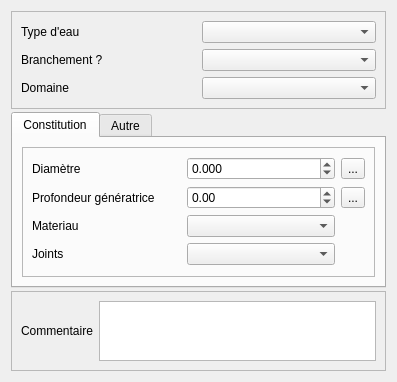
<?xml version="1.0" encoding="UTF-8"?>
<ui version="4.0">
 <class>Form</class>
 <widget class="QWidget" name="Form">
  <property name="geometry">
   <rect>
    <x>0</x>
    <y>0</y>
    <width>397</width>
    <height>381</height>
   </rect>
  </property>
  <property name="windowTitle">
   <string>Form</string>
  </property>
  <layout class="QVBoxLayout" name="verticalLayout" stretch="1,0,10,0">
   <property name="spacing">
    <number>3</number>
   </property>
   <item>
    <widget class="QFrame" name="frame_5">
     <property name="frameShape">
      <enum>QFrame::StyledPanel</enum>
     </property>
     <property name="frameShadow">
      <enum>QFrame::Raised</enum>
     </property>
     <layout class="QGridLayout" name="gridLayout_5">
      <item row="1" column="0">
       <widget class="QLabel" name="label_9">
        <property name="text">
         <string>Branchement ?</string>
        </property>
        <property name="wordWrap">
         <bool>true</bool>
        </property>
       </widget>
      </item>
      <item row="1" column="1">
       <widget class="QComboBox" name="comboBox_branchement"/>
      </item>
      <item row="2" column="1">
       <widget class="QComboBox" name="comboBox_domaine"/>
      </item>
      <item row="2" column="0">
       <widget class="QLabel" name="label">
        <property name="text">
         <string>Domaine</string>
        </property>
        <property name="wordWrap">
         <bool>true</bool>
        </property>
       </widget>
      </item>
      <item row="0" column="0">
       <widget class="QLabel" name="label_11">
        <property name="text">
         <string>Type d'eau</string>
        </property>
        <property name="wordWrap">
         <bool>true</bool>
        </property>
       </widget>
      </item>
      <item row="0" column="1">
       <widget class="QComboBox" name="comboBox_typeeau"/>
      </item>
     </layout>
    </widget>
   </item>
   <item>
    <widget class="QTabWidget" name="tabWidget">
     <property name="currentIndex">
      <number>0</number>
     </property>
     <widget class="QWidget" name="tab">
      <attribute name="title">
       <string>Constitution</string>
      </attribute>
      <layout class="QVBoxLayout" name="verticalLayout_2">
       <item>
        <widget class="QFrame" name="frame">
         <property name="frameShape">
          <enum>QFrame::StyledPanel</enum>
         </property>
         <property name="frameShadow">
          <enum>QFrame::Raised</enum>
         </property>
         <layout class="QGridLayout" name="gridLayout_2">
          <item row="0" column="2">
           <widget class="QToolButton" name="toolButton_diametre">
            <property name="text">
             <string>...</string>
            </property>
           </widget>
          </item>
          <item row="1" column="0">
           <widget class="QLabel" name="label_10">
            <property name="text">
             <string>Profondeur génératrice</string>
            </property>
            <property name="wordWrap">
             <bool>true</bool>
            </property>
           </widget>
          </item>
          <item row="0" column="0">
           <widget class="QLabel" name="label_2">
            <property name="text">
             <string>Diamètre</string>
            </property>
            <property name="wordWrap">
             <bool>true</bool>
            </property>
           </widget>
          </item>
          <item row="2" column="0">
           <widget class="QLabel" name="label_3">
            <property name="text">
             <string>Materiau</string>
            </property>
            <property name="wordWrap">
             <bool>true</bool>
            </property>
           </widget>
          </item>
          <item row="2" column="1">
           <widget class="QComboBox" name="comboBox_materiau"/>
          </item>
          <item row="4" column="1">
           <spacer name="verticalSpacer_2">
            <property name="orientation">
             <enum>Qt::Vertical</enum>
            </property>
            <property name="sizeHint" stdset="0">
             <size>
              <width>20</width>
              <height>40</height>
             </size>
            </property>
           </spacer>
          </item>
          <item row="0" column="1">
           <widget class="QDoubleSpinBox" name="doubleSpinBox_diametre">
            <property name="decimals">
             <number>3</number>
            </property>
            <property name="minimum">
             <double>-1.000000000000000</double>
            </property>
            <property name="maximum">
             <double>999999.000000000000000</double>
            </property>
           </widget>
          </item>
          <item row="1" column="1">
           <widget class="QDoubleSpinBox" name="doubleSpinBox_gene">
            <property name="minimum">
             <double>-1.000000000000000</double>
            </property>
            <property name="maximum">
             <double>999999.000000000000000</double>
            </property>
           </widget>
          </item>
          <item row="1" column="2">
           <widget class="QToolButton" name="toolButton_gene">
            <property name="text">
             <string>...</string>
            </property>
           </widget>
          </item>
          <item row="3" column="0">
           <widget class="QLabel" name="label_6">
            <property name="text">
             <string>Joints</string>
            </property>
            <property name="wordWrap">
             <bool>true</bool>
            </property>
           </widget>
          </item>
          <item row="3" column="1">
           <widget class="QComboBox" name="comboBox_joint"/>
          </item>
         </layout>
        </widget>
       </item>
      </layout>
     </widget>
     <widget class="QWidget" name="tab_2">
      <attribute name="title">
       <string>Autre</string>
      </attribute>
      <layout class="QGridLayout" name="gridLayout_3">
       <item row="2" column="1">
        <widget class="QComboBox" name="comboBox_fonctioncan"/>
       </item>
       <item row="1" column="1">
        <widget class="QComboBox" name="comboBox_modecircu"/>
       </item>
       <item row="0" column="0">
        <widget class="QLabel" name="label_4">
         <property name="text">
          <string>Protection cathodique</string>
         </property>
         <property name="wordWrap">
          <bool>true</bool>
         </property>
        </widget>
       </item>
       <item row="0" column="1">
        <widget class="QComboBox" name="comboBox_protectioncatho"/>
       </item>
       <item row="1" column="0">
        <widget class="QLabel" name="label_5">
         <property name="text">
          <string>Mode de circulation</string>
         </property>
         <property name="wordWrap">
          <bool>true</bool>
         </property>
        </widget>
       </item>
       <item row="4" column="1">
        <spacer name="verticalSpacer_3">
         <property name="orientation">
          <enum>Qt::Vertical</enum>
         </property>
         <property name="sizeHint" stdset="0">
          <size>
           <width>20</width>
           <height>40</height>
          </size>
         </property>
        </spacer>
       </item>
       <item row="2" column="0">
        <widget class="QLabel" name="label_7">
         <property name="text">
          <string>Fonction de la canalisation</string>
         </property>
         <property name="wordWrap">
          <bool>true</bool>
         </property>
        </widget>
       </item>
      </layout>
     </widget>
    </widget>
   </item>
   <item>
    <spacer name="verticalSpacer">
     <property name="orientation">
      <enum>Qt::Vertical</enum>
     </property>
     <property name="sizeHint" stdset="0">
      <size>
       <width>20</width>
       <height>40</height>
      </size>
     </property>
    </spacer>
   </item>
   <item>
    <widget class="QFrame" name="frame_2">
     <property name="frameShape">
      <enum>QFrame::StyledPanel</enum>
     </property>
     <property name="frameShadow">
      <enum>QFrame::Raised</enum>
     </property>
     <layout class="QGridLayout" name="gridLayout">
      <item row="0" column="0">
       <widget class="QLabel" name="label_15">
        <property name="text">
         <string>Commentaire</string>
        </property>
        <property name="wordWrap">
         <bool>true</bool>
        </property>
       </widget>
      </item>
      <item row="0" column="1">
       <widget class="QTextBrowser" name="textBrowser_commentaire">
        <property name="maximumSize">
         <size>
          <width>16777215</width>
          <height>60</height>
         </size>
        </property>
        <property name="readOnly">
         <bool>false</bool>
        </property>
       </widget>
      </item>
     </layout>
    </widget>
   </item>
  </layout>
 </widget>
 <resources>
  <include location="../../resources.qrc"/>
 </resources>
 <connections/>
</ui>
